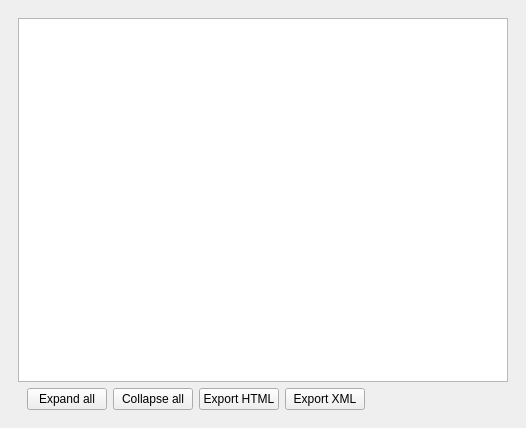
<?xml version="1.0" encoding="UTF-8"?>
<ui version="4.0">
 <class>Form</class>
 <widget class="QWidget" name="Form">
  <property name="geometry">
   <rect>
    <x>0</x>
    <y>0</y>
    <width>526</width>
    <height>428</height>
   </rect>
  </property>
  <property name="sizePolicy">
   <sizepolicy hsizetype="Expanding" vsizetype="Expanding">
    <horstretch>0</horstretch>
    <verstretch>0</verstretch>
   </sizepolicy>
  </property>
  <property name="windowTitle">
   <string>Form</string>
  </property>
  <layout class="QGridLayout" name="gridLayout">
   <property name="leftMargin">
    <number>9</number>
   </property>
   <property name="topMargin">
    <number>9</number>
   </property>
   <property name="rightMargin">
    <number>9</number>
   </property>
   <property name="bottomMargin">
    <number>9</number>
   </property>
   <item row="0" column="0" colspan="2">
    <widget class="QScrollArea" name="scrollArea">
     <property name="sizePolicy">
      <sizepolicy hsizetype="Preferred" vsizetype="Preferred">
       <horstretch>0</horstretch>
       <verstretch>0</verstretch>
      </sizepolicy>
     </property>
     <property name="frameShape">
      <enum>QFrame::NoFrame</enum>
     </property>
     <property name="frameShadow">
      <enum>QFrame::Plain</enum>
     </property>
     <property name="lineWidth">
      <number>0</number>
     </property>
     <property name="widgetResizable">
      <bool>true</bool>
     </property>
     <widget class="QWidget" name="scrollAreaWidgetContents">
      <property name="geometry">
       <rect>
        <x>0</x>
        <y>0</y>
        <width>508</width>
        <height>410</height>
       </rect>
      </property>
      <layout class="QVBoxLayout" name="verticalLayout_2">
       <item>
        <widget class="QTreeView" name="treeView">
         <property name="editTriggers">
          <set>QAbstractItemView::NoEditTriggers</set>
         </property>
         <property name="uniformRowHeights">
          <bool>false</bool>
         </property>
         <property name="animated">
          <bool>true</bool>
         </property>
         <property name="wordWrap">
          <bool>false</bool>
         </property>
         <property name="headerHidden">
          <bool>true</bool>
         </property>
         <attribute name="headerStretchLastSection">
          <bool>true</bool>
         </attribute>
        </widget>
       </item>
       <item>
        <widget class="QWidget" name="widget" native="true">
         <property name="sizePolicy">
          <sizepolicy hsizetype="Maximum" vsizetype="Maximum">
           <horstretch>0</horstretch>
           <verstretch>0</verstretch>
          </sizepolicy>
         </property>
         <layout class="QHBoxLayout" name="horizontalLayout">
          <property name="topMargin">
           <number>0</number>
          </property>
          <property name="bottomMargin">
           <number>0</number>
          </property>
          <item>
           <widget class="QPushButton" name="expandButton">
            <property name="text">
             <string>Expand all</string>
            </property>
           </widget>
          </item>
          <item>
           <widget class="QPushButton" name="collapseButton">
            <property name="text">
             <string>Collapse all</string>
            </property>
           </widget>
          </item>
          <item>
           <widget class="QPushButton" name="exportHtmlButton">
            <property name="text">
             <string>Export HTML</string>
            </property>
           </widget>
          </item>
          <item>
           <widget class="QPushButton" name="exportXmlButton">
            <property name="text">
             <string>Export XML</string>
            </property>
           </widget>
          </item>
         </layout>
        </widget>
       </item>
      </layout>
     </widget>
    </widget>
   </item>
  </layout>
 </widget>
 <resources/>
 <connections/>
</ui>
